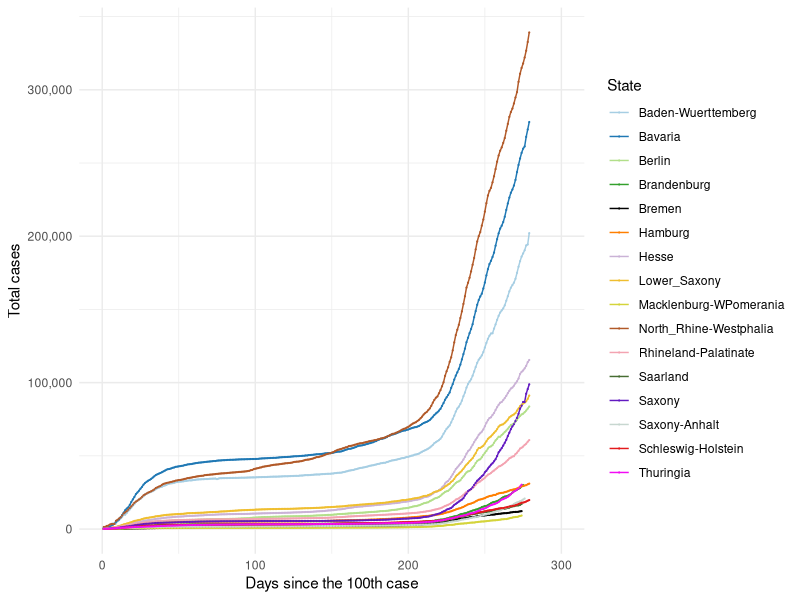
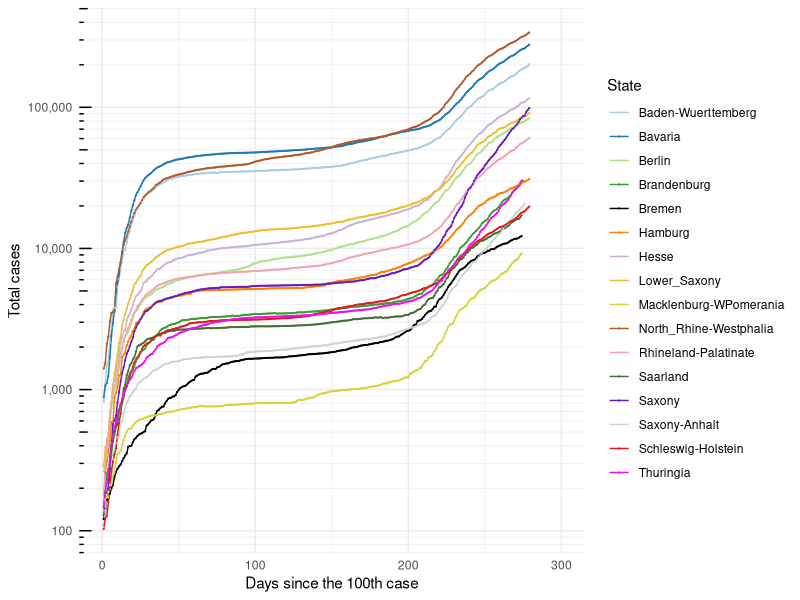
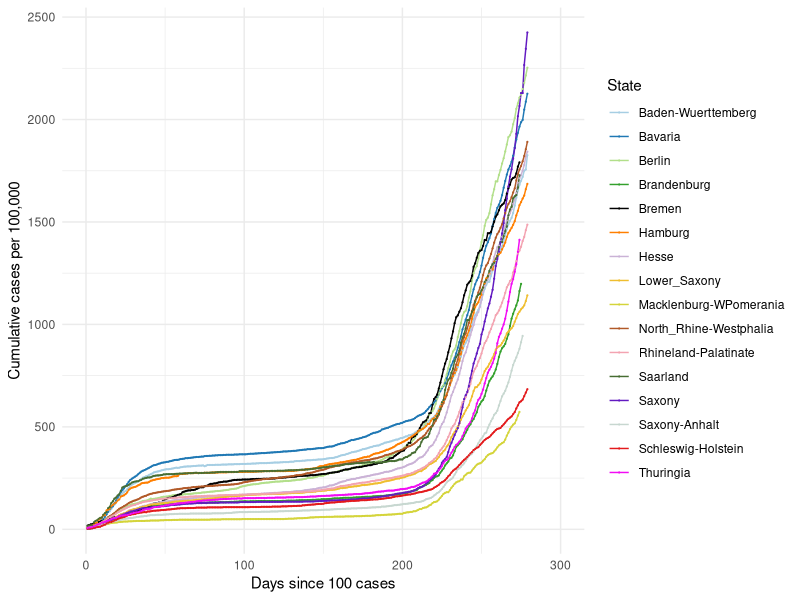
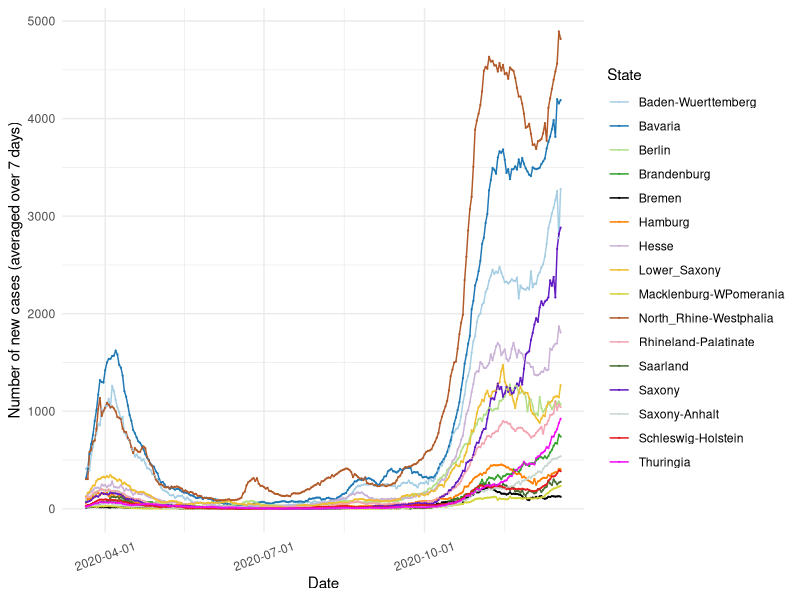
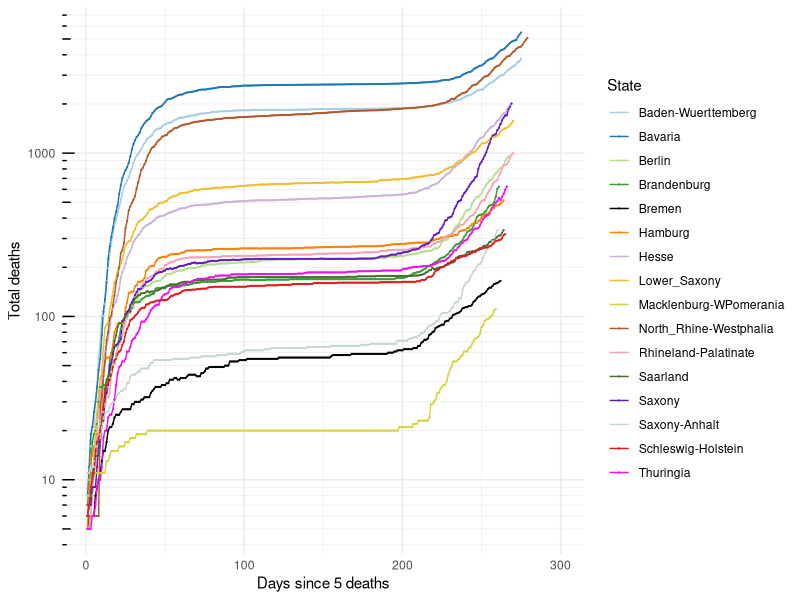
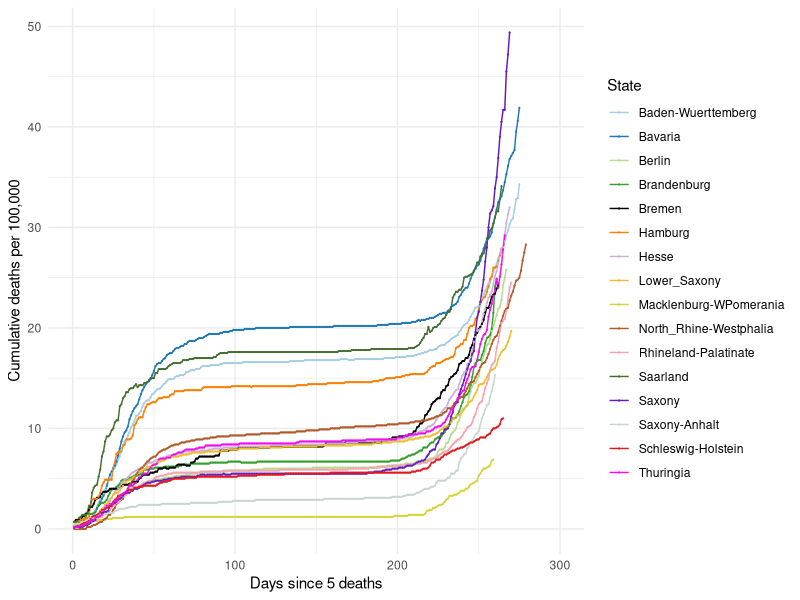
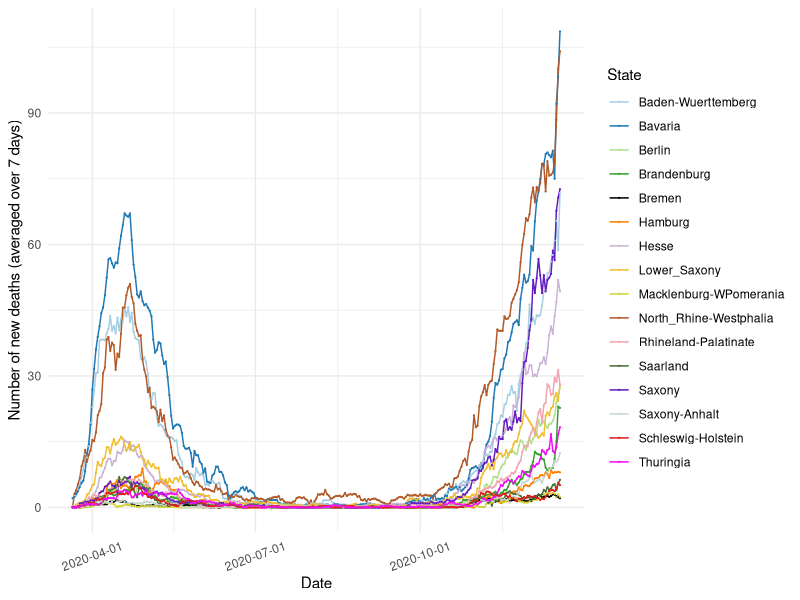

The R script that drew these images, in order:
## ---- chunk 1

knitr::opts_chunk$set(echo=TRUE, collapse = TRUE)

libload<-function(...) {
    libs<-unlist(list(...))
    req<-unlist(lapply(libs,require,character.only=TRUE))
    need<-libs[req==FALSE]
    if(length(need)>0){ 
        install.packages(need, repos = "https://ftp.fau.de/cran/")  
        lapply(need, require, character.only=TRUE)
    }
}
packages <- c("data.table", "ggplot2", "dplyr", "stats", "RColorBrewer", "readr", "here", "scales")
libload(packages)


`%notin%` <- function(x,y) !(x %in% y) 
cumulative.cases <- read_csv(here("static", "data", "Germany10States.csv"))
germany.16states <- read_csv(here("static", "data", "Germany16States.csv"))

colors16 <- c('#A6CEE3', '#1F78B4', '#B2DF8A', '#33A02C',
              '#000000', '#FF7F00', '#CAB2D6', 
              '#EFBE2F', '#d4d43a', '#B15928', '#F3A3B1', '#466D32',
              '#621AC1', '#C7D7D0', '#E31A1C','#F20CF4', '#123456')

## ---- chunk 2

## 16 States with the highest cumulative cases ##
#################################################

#states.filter <- cumulative.cases[cumulative.cases$Days_100 > 0,]
#states.sel <- unique(states.filter$State)

# Choose all the data points for the selected countries starting from Days_100 > 0
#states.final <- cumulative.cases[cumulative.cases$Days_100 > 0,]
states.final <- germany.16states[germany.16states$Days_100 > 0,]

# Plot 1 == Linear scale for total number of cases
cum.plot <- ggplot(data=states.final, aes(x=Days_100, y=Total_Cases, group=State, color=State)) +
            geom_line() + geom_point(size = 0.1) +     
          #  scale_color_brewer(palette = 'Paired') + 
            scale_colour_manual(name= "State", values= colors16) +
            scale_x_continuous('Days since the 100th case', limits=c(0,300)) + 
            scale_y_continuous(name="Total cases", labels= comma) + 
            #ggtitle('Linear scale') +
            theme_minimal()

print(cum.plot) 

## ---- chunk 3

## Logarithmic scale ##
#######################

base_breaks <- function(n = 10){
  function(x) {
    axisTicks(log10(range(x, na.rm = TRUE)), log = TRUE, n = n)
  }
}

logbreaks <- 10^(-10:10)
logminor_breaks <- rep(1:9, 21)*(10^rep(-10:10, each=9))

cum.plot2 <- ggplot(data=states.final, aes(x=Days_100, y=Total_Cases, group=State, color=State)) +
             geom_line() + geom_point(size=0.1) + 
          #   scale_color_brewer(palette = 'Paired') +
             scale_colour_manual(name= "State", values= colors16) +
             scale_x_continuous(name='Days since the 100th case', limits=c(0,300)) + 
             scale_y_continuous(name="Total cases", trans = 'log10', breaks = logbreaks, minor_breaks =                                 logminor_breaks, labels= comma) +
             annotation_logticks(sides="l") + 
             #ggtitle('Logarithmic scale') +
             theme_minimal()

print(cum.plot2)

## ---- chunk 4

#states16.filter <- germany.16states[germany.16states$Days_100 > 0,]
#states16.sel <- unique(states16.filter$State)

# Choose all the data points for the selected countries starting from Days_100 > 0 
#states16.final <- states16.filter[states16.filter$State %in% states16.sel & states16.filter$Days_100 > 0,]

states16.final <- germany.16states[germany.16states$Days_100 > 0,]

# Plot 1 == Linear scale for total number of cases
per100.plot <- ggplot(data=states16.final, aes(x=Days_100, y=Per100, group=State, color=State)) +
            geom_line() + geom_point(size = 0.1) + 
            # scale_color_brewer(palette = 'Paired') +
            scale_colour_manual(name= "State", values= colors16) +
            scale_x_continuous('Days since 100 cases', limits=c(0,300)) + 
            scale_y_continuous("Cumulative cases per 100,000") + 
            #ggtitle('Linear scale') +
            theme_minimal()

print(per100.plot)

## ---- chunk 5
#new.cases <- read_csv(here("static", "data", "GermanyNewCases10States.csv"))

new7days <- states.final[states.final$Avg_7days > 0,]
new7days$Dates <- as.Date(new7days$Dates)

newcase7.plot <- ggplot(data=new7days, aes(x=Dates, y=Avg_7days, group=State, color=State)) +
            geom_line() + geom_point(size = 0.1) + 
       #     scale_color_brewer(palette = 'Paired') +
            scale_colour_manual(name= "State", values= colors16) +
            scale_x_date(name='Date', labels=date_format('%Y-%m-%d')) + 
            scale_y_continuous(name="Number of new cases (averaged over 7 days)") + 
            #ggtitle('Linear scale') +
            theme_minimal() + theme(axis.text.x = element_text(angle=20, hjust=0.5, vjust=0.5))

print(newcase7.plot)
 
## ---- chunk 6
#num.deaths <- read_csv(here("static", "data", "GermanyTotalDeaths10States.csv"))

# Choose all the data points for the selected countries starting from Days_5 > 0
deaths.final <- states.final[states.final$DeathsDays_5 > 0,]

# Plot 1 == Linear scale for total number of cases
deaths.plot <- ggplot(data=deaths.final, aes(x=DeathsDays_5, y=Deaths, group=State, color=State)) +
   geom_line() + geom_point(size = 0.1) + 
  # scale_color_brewer(palette = 'Paired') +
   scale_colour_manual(name= "State", values= colors16) +
   scale_x_continuous('Days since 5 deaths', limits=c(0,300)) + 
   scale_y_continuous("Total deaths", trans = 'log10', breaks = logbreaks, 
                      minor_breaks = logminor_breaks) +
   annotation_logticks(sides="l") + 
   #ggtitle('Linear scale') +
   theme_minimal()

print(deaths.plot)

## ---- chunk 7

states16.final <- germany.16states[germany.16states$DeathsDays_5 > 0,]

# Plot 1 == Linear scale for total number of cases
deathper100.plot <- ggplot(data=states16.final, aes(x=DeathsDays_5, y=DeathPer100, group=State, color=State)) +
            geom_line() + geom_point(size = 0.1) + 
            # scale_color_brewer(palette = 'Paired') +
            scale_colour_manual(name= "State", values= colors16) +
            scale_x_continuous('Days since 5 deaths', limits=c(0,300)) + 
            scale_y_continuous("Cumulative deaths per 100,000") + 
            #ggtitle('Linear scale') +
            theme_minimal()

print(deathper100.plot)

## ---- chunk 8
#new.cases <- read_csv(here("static", "data", "GermanyNewCases10States.csv"))

states.final$Dates <- as.Date(states.final$Dates)
death7days <- states.final
death7days <- death7days[death7days$Dates > as.Date('2020-03-20'),]

death7days.plot <- ggplot(data=death7days, aes(x=Dates, y=Death_7days, group=State, color=State)) +
            geom_line() + geom_point(size = 0.1) + 
       #     scale_color_brewer(palette = 'Paired') +
            scale_colour_manual(name= "State", values= colors16) +
            scale_x_date(name='Date', labels=date_format('%Y-%m-%d')) + 
            scale_y_continuous(name="Number of new deaths (averaged over 7 days)") + 
           
            #ggtitle('Linear scale') +
            theme_minimal() + theme(axis.text.x = element_text(angle=20, hjust=0.5, vjust=0.5))

print(death7days.plot)
 
